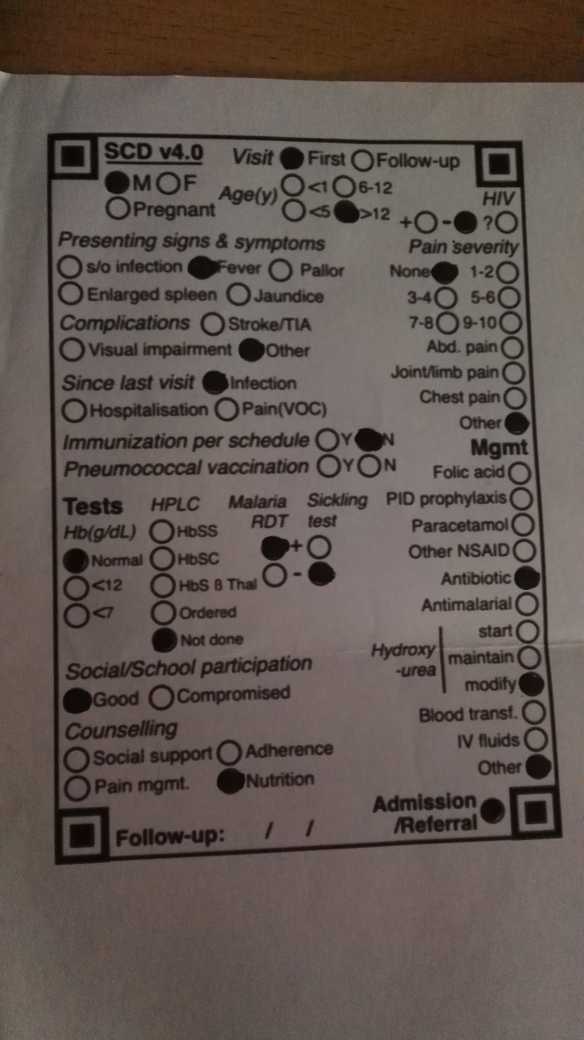
#> input picture img/answered-sheet-photo.jpg, 2336 x 4160 px (shown at 1/4 size)
$ python fintest.py   (older library calls are emulated)
#> lines starting #> are read from the running program, lines starting #| are printed output that depends on the picture; after the words box and inside, x2 and y2 are one past the last pixel; in counts of white or black regions, pixels touching at a corner belong together
### integration.py
# import the necessary packages
from transform import four_point_transform
from skimage.filters import threshold_local
import numpy as np
import argparse
import cv2
import imutils
from imutils import contours
import argparse
import cv2
import math
import numpy as np


# [140 lines left out: function scanner, not called in this run]

# CORNER_FEATS = (
#     0.322965313273202,
#     0.19188334690998524,
#     1.1514327482234812,
#     0.998754685666376,
# )

TRANSF_SIZE = 1000


def normalize(im):
    return cv2.normalize(im, np.zeros(im.shape), 0, 255, norm_type=cv2.NORM_MINMAX)

# [20 lines left out: functions get_approx_contour, get_contours, get_corners, get_bounding_rect, not called in this run]

def get_convex_hull(contour):
    return cv2.convexHull(contour)

def get_contour_area_by_hull_area(contour):
    return (cv2.contourArea(contour) /
            cv2.contourArea(get_convex_hull(contour)))

def get_contour_area_by_bounding_box_area(contour):
    return (cv2.contourArea(contour) /
            cv2.contourArea(get_bounding_rect(contour)))

def get_contour_perim_by_hull_perim(contour):
    return (cv2.arcLength(contour, True) /
            cv2.arcLength(get_convex_hull(contour), True))

def get_contour_perim_by_bounding_box_perim(contour):
    return (cv2.arcLength(contour, True) /
            cv2.arcLength(get_bounding_rect(contour), True))

# [10 lines left out: function get_features, not called in this run]

def features_distance(f1, f2):
    return np.linalg.norm(np.array(f1) - np.array(f2))

# Default mutable arguments should be harmless here
def draw_point(point, img, radius=5, color=(0, 0, 255)):
    cv2.circle(img, tuple(point), radius, color, -1)

# [16 lines left out: functions get_centroid, order_points, not called in this run]

def get_outmost_points(contours):
    all_points = np.concatenate(contours)
    return get_bounding_rect(all_points)

# [19 lines left out: function perspective_transform, not called in this run]

def sheet_coord_to_transf_coord(x, y):
    return list(map(lambda n: int(np.round(n)), (
        TRANSF_SIZE * x/744.055,
        TRANSF_SIZE * (1 - y/1052.362)
    )))

def get_question_patch(transf, q_number):
    # Top left
    tl = sheet_coord_to_transf_coord(

        200,
        850 - 80 * (q_number - 1)
    )

    # Bottom right
    br = sheet_coord_to_transf_coord(
        650,
        800 - 80 * (q_number - 1)
    )
    return transf[tl[1]:br[1], tl[0]:br[0]]

def get_question_patches(transf):
    for i in range(1, 30):
        yield get_question_patch(transf, i)

def get_alternative_patches(question_patch):
    for i in range(5):
        x0, _ = sheet_coord_to_transf_coord(100 * i, 0)
        x1, _ = sheet_coord_to_transf_coord(50 + 100 * i, 0)
        yield question_patch[:, x0:x1]

def draw_marked_alternative(question_patch, index):
    cx, cy = sheet_coord_to_transf_coord(
        50 * (2 * index + .5),
        50/2)
    draw_point((cx, TRANSF_SIZE - cy), question_patch, radius=10, color=(255, 255, 0))

def get_marked_alternative(alternative_patches):
    means = list(map(np.mean, alternative_patches))
    sorted_means = sorted(means)

    # Simple heuristic
    if sorted_means[0]/sorted_means[1] > .7:
        return None

    return np.argmin(means)

def get_letter(alt_index):
    return ["A", "B", "Male", "D", "E"][alt_index] if alt_index is not None else "N/A"

def get_answers(source_file):
    """Run the full pipeline:

        - Load image
        - Convert to grayscale
        - Apply threshold
        - Find contours
        - Find corners among all contours
        - Find 'outmost' points of all corners
        - Apply perpsective transform to get a bird's eye view
        - Scan each line for the marked answer
    """
#> called with source_file = 'img/answered-sheet-photo.jpg'

    # [16 lines of commented-out code are left out]
    image = cv2.imread(source_file)
#> image is the input picture: shape (4160, 2336, 3); mean B, G, R 81.6, 86.9, 97.9
    ratio = image.shape[0] / 500.0
    orig = image.copy()
    image = imutils.resize(image, height = 500)
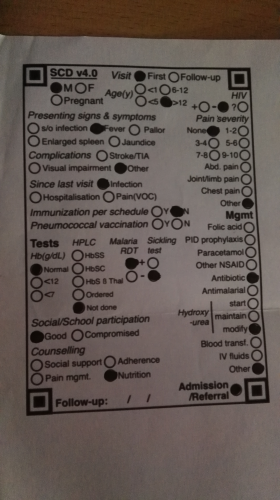
#> image: shape (500, 280, 3); mean B, G, R 81.6, 86.9, 97.9

# convert the image to grayscale, blur it, and find edges
# in the image
    gray = cv2.cvtColor(image, cv2.COLOR_BGR2GRAY)
    gray = cv2.GaussianBlur(gray, (5, 5), 0)
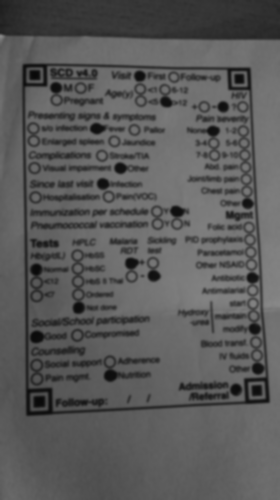
#> gray: shape (500, 280); min 9, max 136, mean 89.6
    edged = cv2.Canny(gray, 75, 200)
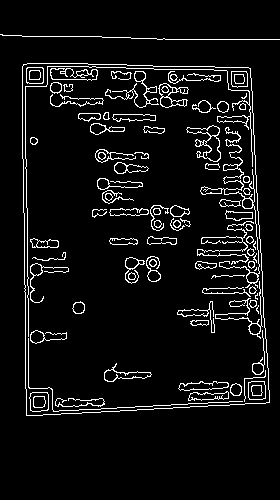
#> edged: shape (500, 280); 6.5% white in thin lines or dots, all inside (x1, y1, x2, y2) = (0, 34, 280, 416)

# find the contours in the edged image, keeping only the
# largest ones, and initialize the screen contour
    cnts = cv2.findContours(edged.copy(), cv2.RETR_LIST, cv2.CHAIN_APPROX_SIMPLE)
#> cnts = 179 contours, 30 with area under 20; largest, box (x1, y1, x2, y2) and area: (22, 63, 270, 416) 81084, (22, 63, 270, 416) 81082, (186, 125, 221, 162) 549, (200, 127, 260, 288) 453, (50, 68, 98, 81) 424
    cnts = imutils.grab_contours(cnts)
    cnts = sorted(cnts, key = cv2.contourArea, reverse = True)[:5]
#> cnts = 5 contours; box (x1, y1, x2, y2) and area: (22, 63, 270, 416) 81084, (22, 63, 270, 416) 81082, (186, 125, 221, 162) 549, (200, 127, 260, 288) 453, (50, 68, 98, 81) 424

# loop over the contours
    for c in cnts:
	# approximate the contour
        peri = cv2.arcLength(c, True)
        approx = cv2.approxPolyDP(c, 0.02 * peri, True)

	# if our approximated contour has four points, then we
	# can assume that we have found our screen
        if len(approx) == 4:
            screenCnt = approx
            break
#> this loop made 1 pass
#> (peri, screenCnt) on pass 1: (1174.5, [[23, 64], [26, 415], [269, 402], [250, 68]])

# apply the four point transform to obtain a top-down
# view of the original image
    paper = four_point_transform(image, screenCnt.reshape(4, 2))
#> in order_points, `s = pts.sum(axis = 1)`: s = [87, 441, 671, 318]
#> in order_points, `diff = np.diff(pts, axis = 1)`: diff = [41, 389, 133, -182]
#> in four_point_transform, `rect = order_points(pts)`: rect = [[23, 64], [250, 68], [269, 402], [26, 415]]
#> in four_point_transform, `(tl, tr, br, bl) = rect`: tl = [23, 64]; tr = [250, 68]; br = [269, 402]; bl = [26, 415]
#> in four_point_transform, `widthA = np.sqrt(((br[0] - bl[0]) ** 2) + ((br[1] - bl[1]) ** 2))`: widthA = 243.3
#> in four_point_transform, `widthB = np.sqrt(((tr[0] - tl[0]) ** 2) + ((tr[1] - tl[1]) ** 2))`: widthB = 227
#> in four_point_transform, `maxWidth = max(int(widthA), int(widthB))`: maxWidth = 243
#> in four_point_transform, `heightA = np.sqrt(((tr[0] - br[0]) ** 2) + ((tr[1] - br[1]) ** 2))`: heightA = 334.5
#> in four_point_transform, `heightB = np.sqrt(((tl[0] - bl[0]) ** 2) + ((tl[1] - bl[1]) ** 2))`: heightB = 351
#> in four_point_transform, `dst = np.array([ [0, 0], [maxWidth - 1, 0], [maxWidth - 1, maxHeight -..`: dst = [[0, 0], [242, 0], [242, 350], [0, 350]]
#> in four_point_transform, `M = cv2.getPerspectiveTransform(rect, dst)`: M = [[1.03, -0.00877, -23.05], [-0.0191, 1.08, -68.79], [-0.000208, 0.000217, 1]]
#> in four_point_transform, `warped = cv2.warpPerspective(image, M, (maxWidth, maxHeight))`:
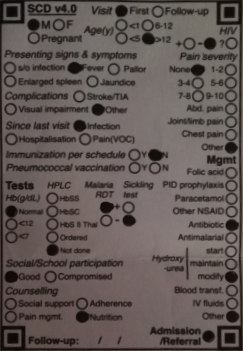
#> warped: shape (351, 243, 3); mean B, G, R 84.4, 87.6, 96.5
    warped = four_point_transform(orig, screenCnt.reshape(4, 2) * ratio)
#> in four_point_transform (call 2), `rect = order_points(pts)`: rect = [[191.4, 532.5], [2080, 565.8], [2238.1, 3344.6], [216.3, 3452.8]]
#> in four_point_transform (call 2), `(tl, tr, br, bl) = rect`: tl = [191.4, 532.5]; tr = [2080, 565.8]; br = [2238.1, 3344.6]; bl = [216.3, 3452.8]
#> in four_point_transform (call 2), `widthA = np.sqrt(((br[0] - bl[0]) ** 2) + ((br[1] - bl[1]) ** 2))`: widthA = 2024.7
#> in four_point_transform (call 2), `widthB = np.sqrt(((tr[0] - tl[0]) ** 2) + ((tr[1] - tl[1]) ** 2))`: widthB = 1888.9
#> in four_point_transform (call 2), `maxWidth = max(int(widthA), int(widthB))`: maxWidth = 2024
#> in four_point_transform (call 2), `heightA = np.sqrt(((tr[0] - br[0]) ** 2) + ((tr[1] - br[1]) ** 2))`: heightA = 2783.4
#> in four_point_transform (call 2), `heightB = np.sqrt(((tl[0] - bl[0]) ** 2) + ((tl[1] - bl[1]) ** 2))`: heightB = 2920.4
#> in four_point_transform (call 2), `maxHeight = max(int(heightA), int(heightB))`: maxHeight = 2920
#> in four_point_transform (call 2), `dst = np.array([ [0, 0], [maxWidth - 1, 0], [maxWidth - 1, maxHeight -..`: dst = [[0, 0], [2023, 0], [2023, 2919], [0, 2919]]
#> in four_point_transform (call 2), `M = cv2.getPerspectiveTransform(rect, dst)`: M = [[1.03, -0.00881, -192.7], [-0.0191, 1.08, -573.7], [-2.5e-05, 2.61e-05, 1]]
#> in four_point_transform (call 2), `warped = cv2.warpPerspective(image, M, (maxWidth, maxHeight))`:
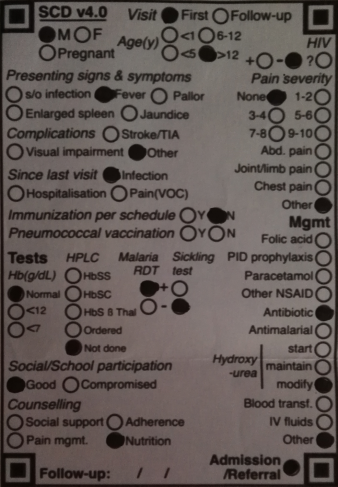
#> warped: shape (2920, 2024, 3) (shown at 1/6 size); mean B, G, R 84.5, 87.6, 96.5

# convert the warped image to grayscale, then threshold it
# to give it that 'black and white' paper effect

# warped = cv2.cvtColor(warped, cv2.COLOR_BGR2GRAY)
# T = threshold_local(warped, 11, offset = 10, method = "gaussian")
# warped = (warped > T).astype("uint8") * 255

    warped = cv2.cvtColor(warped, cv2.COLOR_BGR2GRAY)
#> warped: shape (2920, 2024)
    warped = cv2.GaussianBlur(warped, (5, 5), 0)
# thresh = threshold_local(warped, 11, offset = 10, method = "gaussian")
    thresh = cv2.threshold(warped, 0, 255,
		cv2.THRESH_BINARY_INV | cv2.THRESH_OTSU)[1]
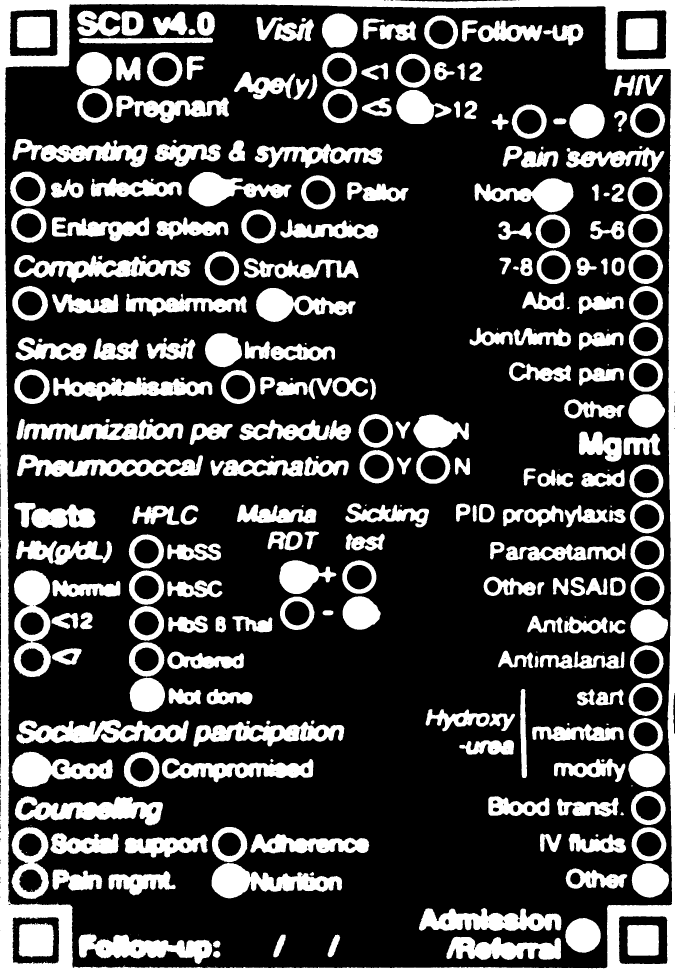
#> thresh: shape (2920, 2024) (shown at 1/3 size); 26% white; 305 white regions (36 under 20 px), largest, box (x1, y1, x2, y2) and area: (0, 0, 2024, 2920) 236216, (49, 2159, 566, 2232) 22301, (44, 2388, 489, 2476) 20724

    # warped= cv2.warpPerspective(img, transf, (TRANSF_SIZE, TRANSF_SIZE))
    # warped = imutils.resize(warped, height = 650)

    answers = []
    for i, q_patch in enumerate(get_question_patches(warped)):
#> in get_question_patch, `tl = sheet_coord_to_transf_coord(  200, 850 - 80 * (q_number - 1) )`: tl = [269, 192]
#> in get_question_patch, `br = sheet_coord_to_transf_coord( 650, 800 - 80 * (q_number - 1) )`: br = [874, 240]
        alt_index = get_marked_alternative(get_alternative_patches(q_patch))

        if alt_index is not None:
            draw_marked_alternative(q_patch, alt_index)

        answers.append(get_letter(alt_index))
#> this loop made 29 passes
#> after the loop, answers = 29 items, first 6: 'A', 'N/A', 'N/A', 'N/A', 'N/A', 'N/A'

    #cv2.imshow('orig', im_orig)
    #cv2.imshow('blurred', blurred)
    #cv2.imshow('bw', im)

    return answers, warped


# construct the argument parser and parse the arguments

# [37 lines left out: function main, not called in this run]

# [2 lines that do not run on import are left out]

### transform.py
import numpy as np
import cv2

def order_points(pts):
	# initialzie a list of coordinates that will be ordered
	# such that the first entry in the list is the top-left,
	# the second entry is the top-right, the third is the
	# bottom-right, and the fourth is the bottom-left
	rect = np.zeros((4, 2), dtype = "float32")

	# the top-left point will have the smallest sum, whereas
	# the bottom-right point will have the largest sum
	s = pts.sum(axis = 1)
	rect[0] = pts[np.argmin(s)]
	rect[2] = pts[np.argmax(s)]

	# now, compute the difference between the points, the
	# top-right point will have the smallest difference,
	# whereas the bottom-left will have the largest difference
	diff = np.diff(pts, axis = 1)
	rect[1] = pts[np.argmin(diff)]
	rect[3] = pts[np.argmax(diff)]

	# return the ordered coordinates
	return rect

def four_point_transform(image, pts):
	# obtain a consistent order of the points and unpack them
	# individually
	rect = order_points(pts)
	(tl, tr, br, bl) = rect

	# compute the width of the new image, which will be the
	# maximum distance between bottom-right and bottom-left
	# x-coordiates or the top-right and top-left x-coordinates
	widthA = np.sqrt(((br[0] - bl[0]) ** 2) + ((br[1] - bl[1]) ** 2))
	widthB = np.sqrt(((tr[0] - tl[0]) ** 2) + ((tr[1] - tl[1]) ** 2))
	maxWidth = max(int(widthA), int(widthB))

	# compute the height of the new image, which will be the
	# maximum distance between the top-right and bottom-right
	# y-coordinates or the top-left and bottom-left y-coordinates
	heightA = np.sqrt(((tr[0] - br[0]) ** 2) + ((tr[1] - br[1]) ** 2))
	heightB = np.sqrt(((tl[0] - bl[0]) ** 2) + ((tl[1] - bl[1]) ** 2))
	maxHeight = max(int(heightA), int(heightB))

	# now that we have the dimensions of the new image, construct
	# the set of destination points to obtain a "birds eye view",
	# (i.e. top-down view) of the image, again specifying points
	# in the top-left, top-right, bottom-right, and bottom-left
	# order
	dst = np.array([
		[0, 0],
		[maxWidth - 1, 0],
		[maxWidth - 1, maxHeight - 1],
		[0, maxHeight - 1]], dtype = "float32")

	# compute the perspective transform matrix and then apply it
	M = cv2.getPerspectiveTransform(rect, dst)
	warped = cv2.warpPerspective(image, M, (maxWidth, maxHeight))

	# return the warped image
	return warped

### fintest.py
from integration import get_answers
# import the necessary packages
from transform import four_point_transform
from skimage.filters import threshold_local
import numpy as np
import argparse
import cv2
import imutils
from imutils import contours
import argparse
import cv2
import math
import numpy as np


answers, img = get_answers("img/answered-sheet-photo.jpg")


cv2.imshow("Scanned", imutils.resize(img, height = 350))
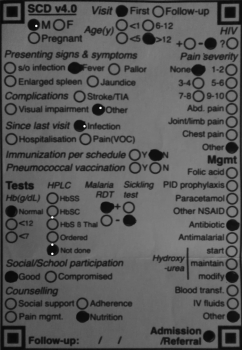
#> window 'Scanned': shape (350, 242); min 8, max 255, mean 90

for i, answer in enumerate(answers):
    print("Gender{}: {}".format(i + 1, answer))
#> this loop made 29 passes
#> (printed output is left out)


# if args.output:
#     cv2.imwrite(args.output, im)
#     print("Wrote image to {}".format(args.output))

cv2.waitKey(0)
cv2.destroyAllWindows()

$ run again, with img/IMG_20190724_103501.jpg copied over img/answered-sheet-photo.jpg
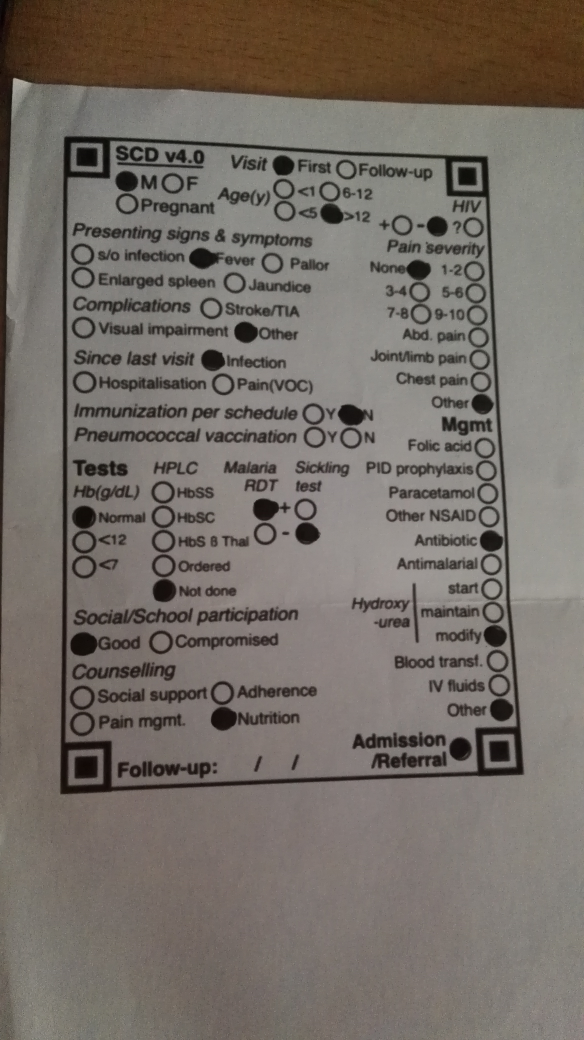
#> input picture img/IMG_20190724_103501.jpg, 2336 x 4160 px (shown at 1/4 size)
#> in get_answers, image is the input picture: shape (4160, 2336, 3); mean B, G, R 103.1, 110, 117.3
#> image: shape (500, 280, 3)
#> in get_answers, `edged = cv2.Canny(gray, 75, 200)`:
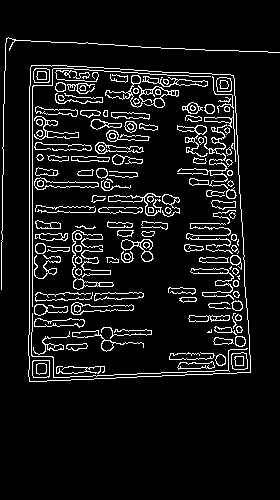
#> edged: shape (500, 280); 8.4% white in thin lines or dots, all inside (x1, y1, x2, y2) = (1, 37, 280, 382)
#> in get_answers, `cnts = cv2.findContours(edged.copy(), cv2.RETR_LIST, cv2.CHAIN_APPROX_..`: cnts = 296 contours, 70 with area under 20; largest, box (x1, y1, x2, y2) and area: (28, 65, 251, 382) 65307, (28, 65, 251, 382) 65305, (105, 75, 179, 108) 416, (71, 302, 134, 315) 372, (71, 302, 134, 315) 355
#> in get_answers, `cnts = sorted(cnts, key = cv2.contourArea, reverse = True)[:5]`: cnts = 5 contours; box (x1, y1, x2, y2) and area: (28, 65, 251, 382) 65307, (28, 65, 251, 382) 65305, (105, 75, 179, 108) 416, (71, 302, 134, 315) 372, (71, 302, 134, 315) 355
#> the loop in get_answers, `for c in cnts:` made 1 pass
#> (peri, screenCnt) on pass 1: (1055.1, [[31, 65], [29, 381], [250, 372], [233, 75]])
#> s = [96, 410, 622, 308]
#> diff = [34, 352, 122, -158]
#> rect = [[31, 65], [233, 75], [250, 372], [29, 381]]
#> in four_point_transform, `(tl, tr, br, bl) = rect`: tl = [31, 65]; tr = [233, 75]; br = [250, 372]; bl = [29, 381]
#> widthA = 221.2
#> widthB = 202.2
#> maxWidth = 221
#> heightA = 297.5
#> heightB = 316
#> dst = [[0, 0], [220, 0], [220, 315], [0, 315]]
#> M = [[1.04, 0.00657, -32.59], [-0.0549, 1.11, -70.33], [-0.000305, 0.000317, 1]]
#> thresh: shape (2629, 1840); 25.3% white; 285 white regions (7 under 20 px), largest, box (x1, y1, x2, y2) and area: (0, 0, 1840, 2629) 193178, (45, 1945, 515, 2009) 17535, (46, 1228, 554, 1289) 16346
#> in get_question_patch, `tl = sheet_coord_to_transf_coord(  200, 850 - 80 * (q_number - 1) )`: tl = [269, 192]
#> in get_question_patch, `br = sheet_coord_to_transf_coord( 650, 800 - 80 * (q_number - 1) )`: br = [874, 240]
#> the loop in get_answers, `for i, q_patch in enumerate(get_question_patches(warped)):` made 29 passes
#> (means in get_marked_alternative, sorted_means in get_marked_alternative) on passes 1 to 4: ([83.19, 98.86, 131.8, 96.7, 111.1], [83.19, 96.7, 98.86, 111.1, 131.8]), ([90.63, 74.51, 80.42, 137.2, 136.6], [74.51, 80.42, 90.63, 136.6, 137.2]), ([124.3, 128.4, 133.6, 140.3, 139.3], [124.3, 128.4, 133.6, 139.3, 140.3]), ([108.4, 114.6, 115.7, 120.8, 103.9], [103.9, 108.4, 114.6, 115.7, 120.8])
#> after the loop in get_answers, `for i, q_patch in enumerate(get_question_patches(warped)):`: answers = 29 items, first 6: 'N/A', 'N/A', 'N/A', 'N/A', 'Male', 'N/A'
#> `cv2.imshow("Scanned", imutils.resize(img, height = 350))`:
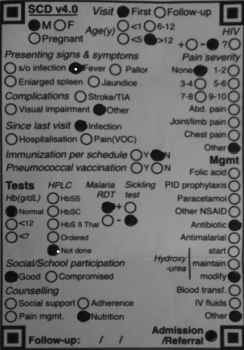
#> window 'Scanned': shape (350, 244); min 10, max 255, mean 111.2
#> the loop `for i, answer in enumerate(answers):` made 29 passes
#> (printed output is left out)
